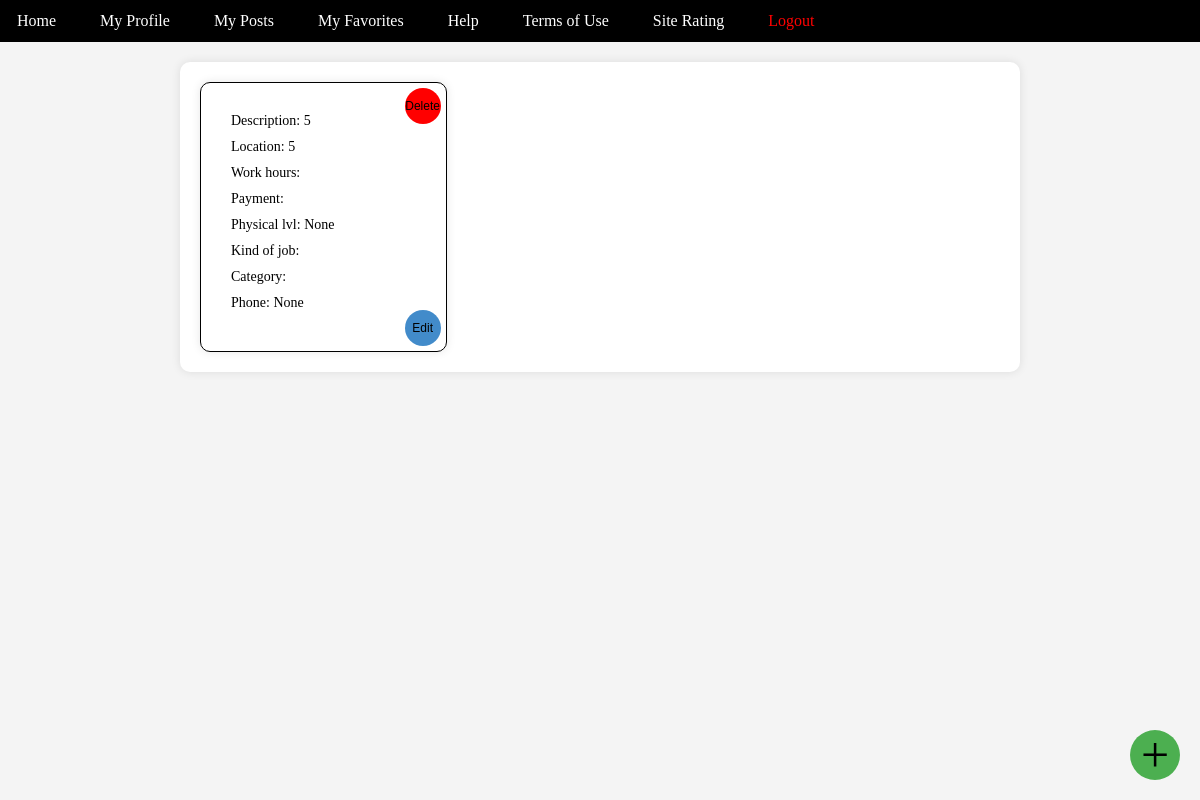
The app's page /myposts/ (signed in) with its own data.
### posts/models.py (models this page shows)
class Post(models.Model):
    description = models.TextField(null=True, blank=True)
    location = models.TextField(null=True, blank=True)
    payment = models.TextField(null=True, blank=True)
    work_hours = models.TextField(null=True, blank=True)
    phys_lvl = models.IntegerField(null=True, blank=True)
    kind_of_job = models.TextField(null=True, blank=True)
    category = models.TextField(null=True, blank=True)
    phone = models.TextField(null=True, blank=True)

### project/views.py (the view)
# urls.py: path('myposts/', views.myposts, name="myposts"),
def myposts(request):
    global_user_id = request.session.get('global_user_id')
    if global_user_id:
        user = User.objects.get(id=global_user_id)
        my_post_ids = user.my_posts  # List of post IDs belonging to the user
        filtered_posts = Post.objects.filter(id__in=my_post_ids)
        my_posts_count = len(filtered_posts)
        context = {'posts': filtered_posts, 'open_posts_count': my_posts_count}
        return render(request, 'posts.html', context)
    else:
        return JsonResponse({'error': 'User not logged in'}, status=401)

### templates/posts.html (shortened to what this page needs)
<!DOCTYPE html>
<html lang="en">
<head>
</head>
<body>
{% extends 'toolbar.html' %}
{% block content %}
<div class="posts-container">
  <div class="posts">
    {% for post in posts %}
      <div class="post" data-description="{{ post.description }}" data-location="{{ post.location }}" data-work_hours="{{ post.work_hours }}" data-phys_lvl="{{ post.phys_lvl }}" data-kind_of_job="{{ post.kind_of_job }}" data-category="{{ post.category }}" data-phone="{{ post.phone }}">
          <div class="post-content">
              <div class="post-info">Description: {{ post.description }}</div>
              <div class="post-info">Location: {{ post.location }}</div>
              <div class="post-info">Work hours: {{ post.work_hours }}</div>
              <div class="post-info">Payment: {{ post.payment }}</div>
              <div class="post-info">Physical lvl: {{ post.phys_lvl }}</div>
              <div class="post-info">Kind of job: {{ post.kind_of_job }}</div>
              <div class="post-info">Category: {{ post.category }}</div>
              <div class="post-info">Phone: {{ post.phone }}</div>
              <button class="remove-button" onclick="removePost(event)" data-post-id="{{ post.id }}">Delete</button>
              <button class="edit-button" onclick="editPost(event)" data-post-id="{{ post.id }}">Edit</button>
          </div>
      </div>
    {% endfor %}
  </div>
</div>
<h href="{% url 'create_post' %}" class="create-post-button" onclick="checkOpenPosts()">+</h>
</body>
</html>
{% endblock %}

### templates/posts.html (style rules this page uses)
body { font-family: Arial, sans-serif; margin: 0; padding: 0; background-color: #f8f8f8; }
.posts-container { max-width: 800px; margin: 20px auto; padding: 20px; background-color: #fff; border-radius: 10px; box-shadow: 0 0 10px rgba(0, 0, 0, 0.1); }
.posts { display: flex; flex-wrap: wrap; gap: 20px; }
.post { position: relative; width: calc(33.33% - 20px); border: 1px solid #ddd; border-radius: 10px; overflow: hidden; box-shadow: 0 0 10px rgba(0, 0, 0, 0.1); }
.post-content { padding: 20px; font-size: 14px; }
.post-info { margin-bottom: 10px; overflow: hidden; white-space: nowrap; text-overflow: ellipsis; }
.remove-button { position: absolute; top: 5px; right: 5px; background-color: red; color: black; border: none; border-radius: 50%; width: 36px; height: 36px; font-size: 12px; cursor: pointer; display: flex; justify-content: center; align-items: center; }
.edit-button { position: absolute; bottom: 5px; right: 5px; background-color: #428bca; color: #11111; border: none; border-radius: 50%; width: 36px; height: 36px; font-size: 12px; cursor: pointer; display: flex; justify-content: center; align-items: center; }
.create-post-button { position: fixed; bottom: 20px; right: 20px; background-color: #4caf50; color: black; border: none; border-radius: 50%; width: 50px; height: 50px; font-size: 50px; cursor: pointer; display: flex; justify-content: center; align-items: center; }

### templates/toolbar.html (style rules this page uses)
body { font-family: Copperplate; margin: 0; padding: 0; box-sizing: border-box; background-color: #f4f4f4; }
.posts-container { max-height: 400px; overflow-y: auto; }
.posts { display: flex; flex-wrap: wrap; gap: 5px; }
.post { width: calc(33.33% - 20px); border: 1px solid black; padding: 10px; box-sizing: border-box; position: relative; }
.post-content { font-size: 14px; }

### records on screen
Post: description "5", location "5", phys_lvl "None", phone "None"
